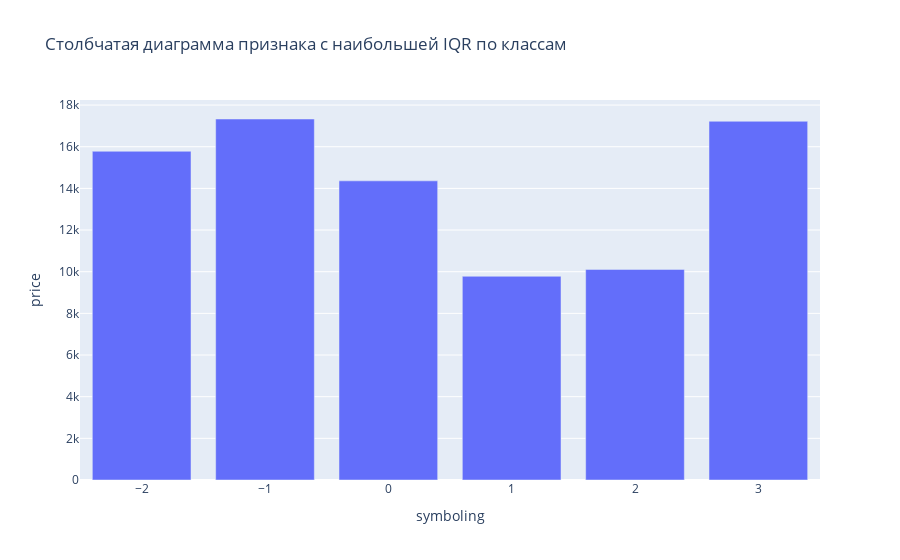

Notebook code cell kept with this figure:
### Markdown cell above
### task 7
___

### Code cell
features = data.drop(columns=["symboling"])

iqr_values = features.quantile(0.75) - features.quantile(0.25)
feature_max_iqr = iqr_values.idxmax()

fig = px.bar(
    data.groupby("symboling")[feature_max_iqr].mean().reset_index(),
    x="symboling",
    y=feature_max_iqr,
    title="Столбчатая диаграмма признака с наибольшей IQR по классам"
)

fig.show()

### Figure 1 — Plotly figure (JSON) as saved in the notebook; plotly's stock layout.template omitted (floating-point values rounded to 4 significant figures)
{"data": [{"hovertemplate": "symboling=%{x}<br>price=%{y}<extra></extra>", "legendgroup": "", "marker": {"color": "#636efa", "pattern": {"shape": ""}}, "name": "", "orientation": "v", "showlegend": false, "textposition": "auto", "type": "bar", "x": [-2, -1, 0, 1, 2, 3], "xaxis": "x", "y": [15780.0, 17330.0, 14360.0, 9780.0, 10110.0, 17220.0], "yaxis": "y"}], "layout": {"barmode": "relative", "legend": {"tracegroupgap": 0}, "title": {"text": "Столбчатая диаграмма признака с наибольшей IQR по классам"}, "xaxis": {"anchor": "y", "domain": [0, 1], "title": {"text": "symboling"}}, "yaxis": {"anchor": "x", "domain": [0, 1], "title": {"text": "price"}}}}
